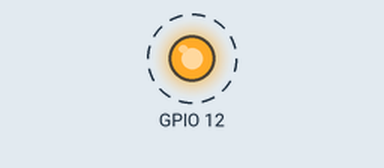
Recording of a program running on a simulated Raspberry Pi (BCM pin numbers). Shown: output pins drawn as LEDs (lit = HIGH). Dashed ring = blinking. What the program prints to the terminal is not drawn.

Above: at 0.3 s.
Timing chart, 0 to 3.0 s (numbered marks = the images above):
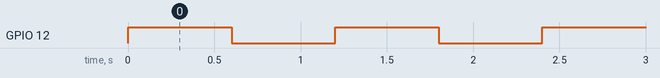

Measured:
- by itself, GPIO 12: alternates HIGH for 0.60 s and LOW for 0.60 s

The program:

led.py
```python
"""led.py - demo script for LED GPIO circuit.

See led.md for details.

Press Ctrl+c to exit.
"""

import RPi.GPIO as GPIO
import time

print (__doc__)

import RPi.GPIO as GPIO
import time

GPIO.setmode(GPIO.BCM)
GPIO.setup(12, GPIO.OUT)

sleep_time = 0.6

try:
  while True:
    GPIO.output(12, GPIO.HIGH)
    time.sleep(sleep_time)
    GPIO.output(12, GPIO.LOW)
    time.sleep(sleep_time)

except KeyboardInterrupt:
  GPIO.cleanup()

except Exception as e:
  print (str(e))
  GPIO.cleanup()
```
